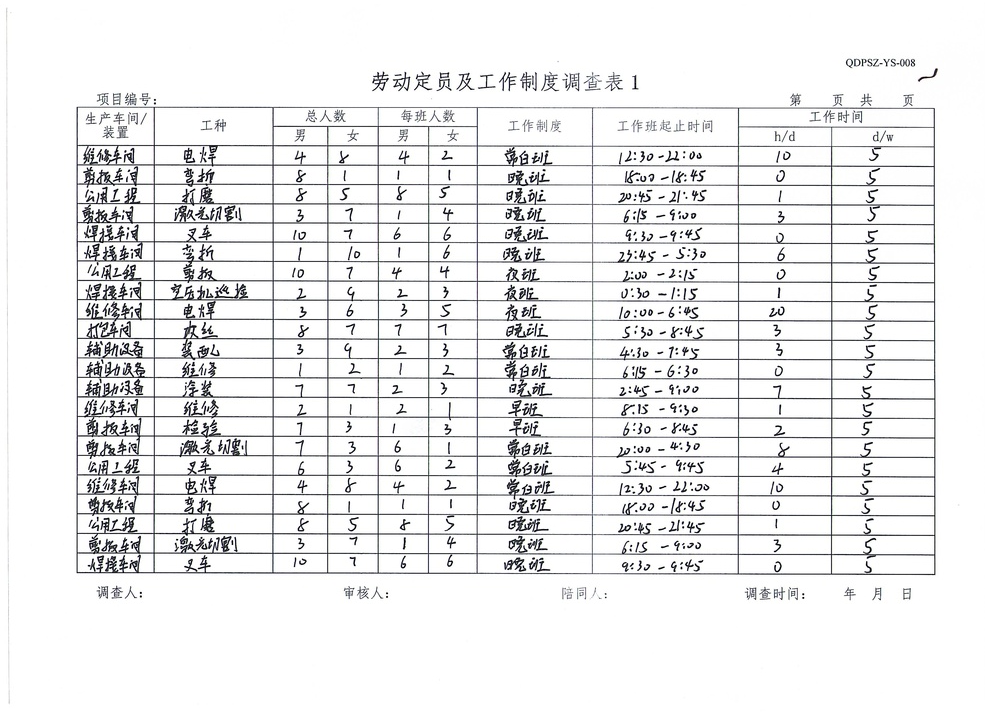
#> input picture Table_detection/img/1.jpg, 985 x 716 px, shrunk from 3507 x 2551 before the run
$ python TiltCorrection.py img/1.jpg
#> lines starting #> are read from the running program, lines starting #| are printed output that depends on the picture; after the words box and inside, x2 and y2 are one past the last pixel; in counts of white or black regions, pixels touching at a corner belong together
import cv2
import numpy as np
import argparse

def deskew_and_fill(image_path):
#> in deskew_and_fill, image is the input picture: shape (716, 985, 3); mean B, G, R 237.6, 237.1, 237
    def deskew_table(image):
        # 转换为灰度图像
        gray = cv2.cvtColor(image, cv2.COLOR_BGR2GRAY)

        # 二值化图像
        _, threshold = cv2.threshold(gray, 0, 255, cv2.THRESH_BINARY_INV + cv2.THRESH_OTSU)
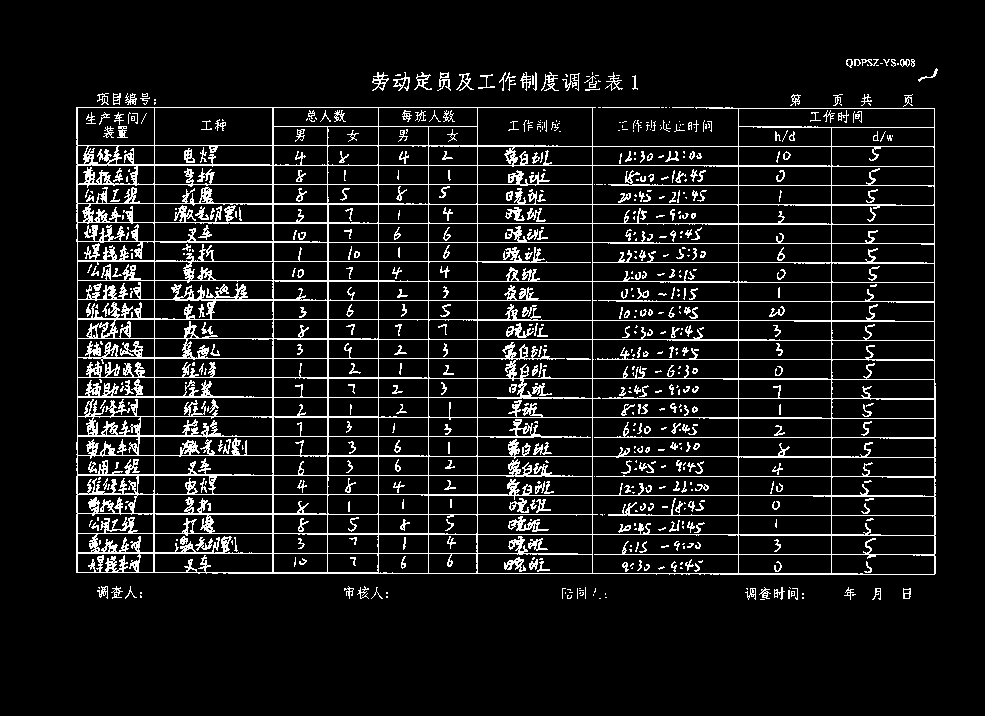
#> threshold: shape (716, 985); 9.4% white in thin lines or dots, all inside (x1, y1, x2, y2) = (76, 59, 938, 600)

        # 检测轮廓
        contours, _ = cv2.findContours(threshold, cv2.RETR_EXTERNAL, cv2.CHAIN_APPROX_SIMPLE)
#> contours = 131 contours, 100 with area under 20; largest, box (x1, y1, x2, y2) and area: (76, 107, 936, 575) 393994, (372, 72, 389, 91) 120, (414, 72, 432, 90) 94, (393, 72, 410, 91) 90, (456, 73, 474, 91) 78

        # 寻找最大轮廓
        max_contour = max(contours, key=cv2.contourArea)
#> max_contour = contour of 180 points, box (x1, y1, x2, y2) (76, 107, 936, 575), area 393994

        # 进行透视变换
        rect = cv2.minAreaRect(max_contour)
#> rect = ((505.5, 340.5), (467, 859), -90)
        box = cv2.boxPoints(rect)
#> box = [[935, 574], [76, 574], [76, 107], [935, 107]]
        box = np.int0(box)

        # 计算旋转角度
        angle = rect[-1]
#> angle = -90

        # 对图像进行旋转矫正
        rows, cols = image.shape[:2]
#> rows = 716; cols = 985
        rotation_matrix = cv2.getRotationMatrix2D((cols / 2, rows / 2), angle, 1)
#> rotation_matrix = [[6.12e-17, -1, 850.5], [1, 6.12e-17, -134.5]]
        rotated_image = cv2.warpAffine(image, rotation_matrix, (cols, rows))
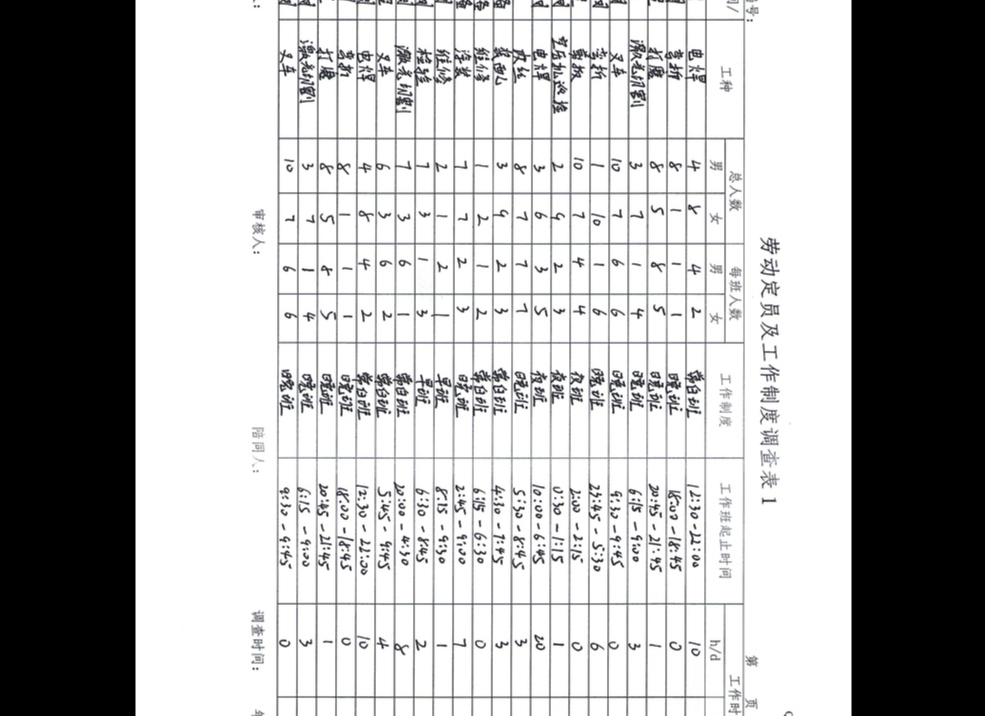
#> rotated_image: shape (716, 985, 3); mean B, G, R 172.1, 171.7, 171.6

        return rotated_image

    # 加载图像
    image = cv2.imread(image_path)

    # 表格倾斜矫正
    corrected_image = deskew_table(image)

    # 填充空白区域
    mask = corrected_image[:, :, 0] == 0  # 提取图像中为黑色的区域
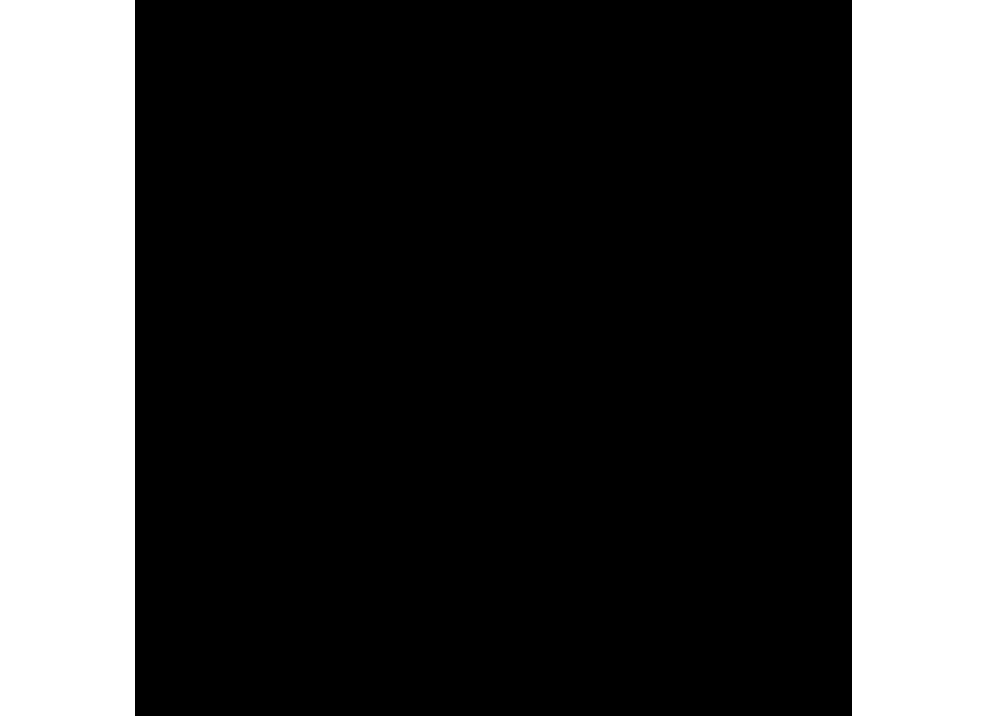
#> mask: shape (716, 985) bool; 27.2% white; 2 white regions, box (x1, y1, x2, y2) and area: (0, 0, 135, 716) 96660, (852, 0, 985, 716) 95228
    corrected_image[mask] = 255  # 将黑色区域像素值设置为白色 (255)
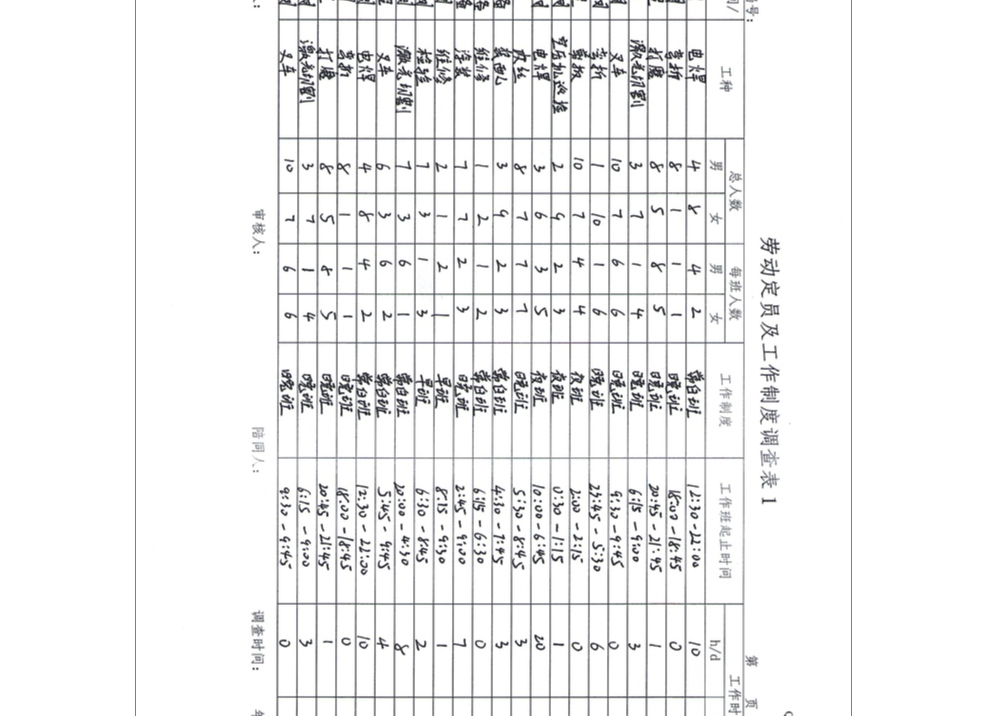
#> corrected_image: shape (716, 985, 3); mean B, G, R 241.4, 241.1, 241

    return corrected_image

def main(image_path):
    # 图像文件路径作为参数传递给函数
    corrected_image = deskew_and_fill(image_path)
    # 保存结果等进一步操作
    cv2.imwrite('TiltCorrectionOutput/CorrectedImage.jpg', corrected_image)
    cv2.imwrite('TiltCorrectionOutput/outputFilled.jpg', corrected_image)

if __name__ == "__main__":
    # 创建命令行参数解析器
    parser = argparse.ArgumentParser(description='Table Image Deskew and Fill')

    # 添加图像文件路径参数
    parser.add_argument('image_path', type=str, help='Path to the input image file')

    # 解析命令行参数
    args = parser.parse_args()

    # 调用主函数，并将图像文件路径作为参数传递
    main(args.image_path)

$ run again, on Table_detection/img/3.jpg
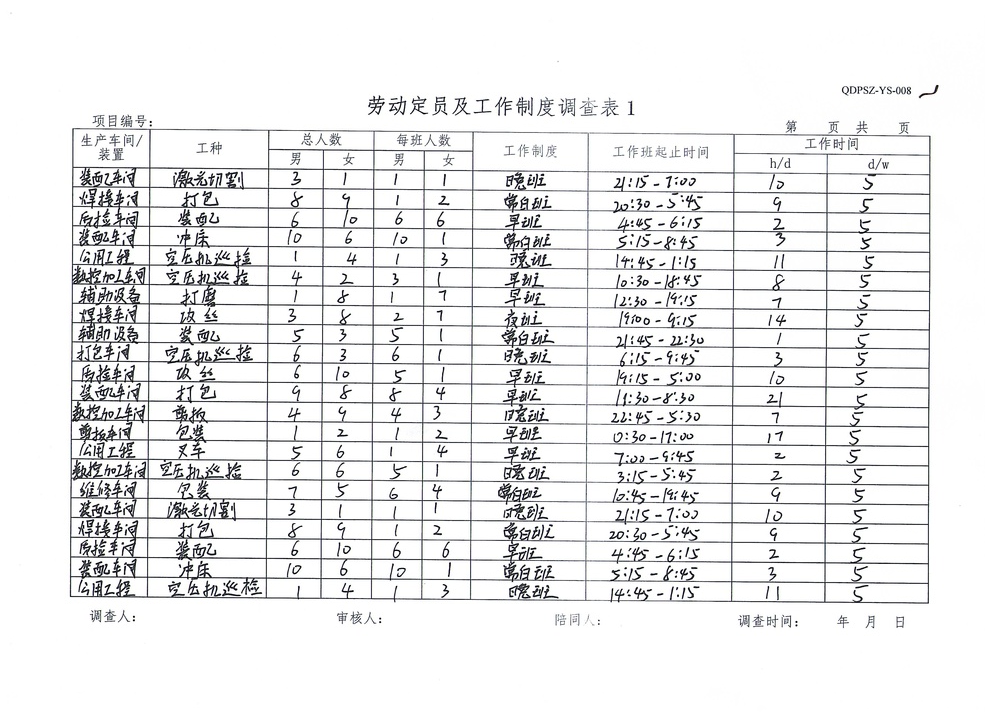
#> input picture Table_detection/img/3.jpg, 985 x 716 px, shrunk from 3507 x 2551 before the run
#> in deskew_and_fill, image is the input picture: shape (716, 985, 3); mean B, G, R 236.8, 236.4, 236.2
#> in deskew_table, `_, threshold = cv2.threshold(gray, 0, 255, cv2.THRESH_BINARY_INV + cv2..`:
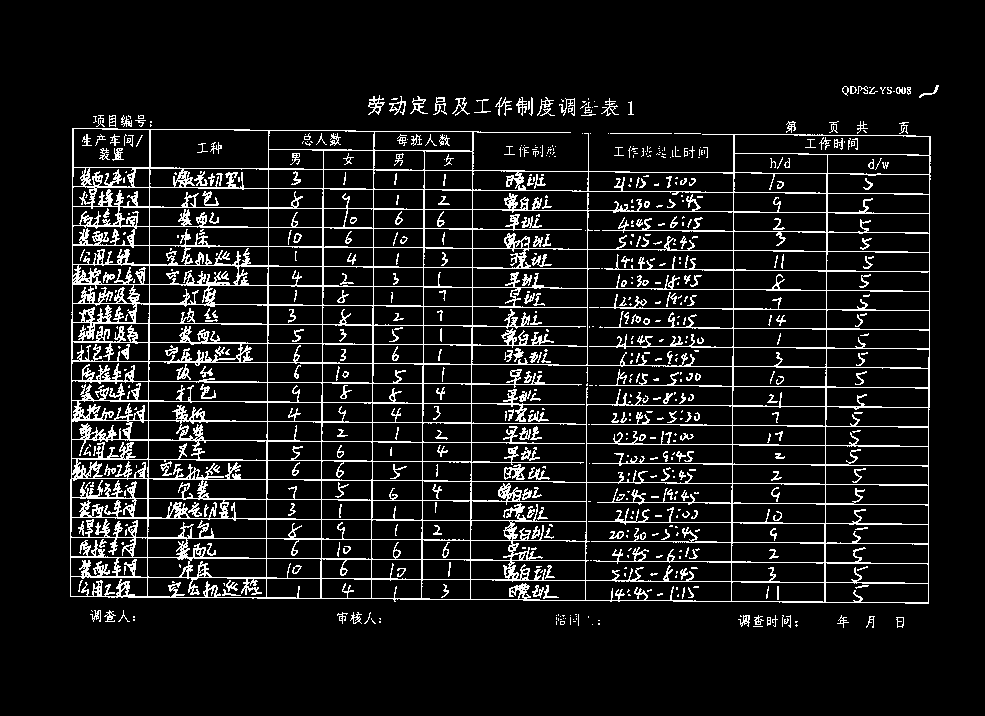
#> threshold: shape (716, 985); 9.8% white in thin lines or dots, all inside (x1, y1, x2, y2) = (70, 85, 939, 628)
#> contours = 167 contours, 139 with area under 20; largest, box (x1, y1, x2, y2) and area: (70, 128, 931, 604) 390946, (368, 95, 385, 115) 126, (410, 96, 428, 114) 92, (389, 96, 406, 115) 90, (452, 97, 470, 116) 75
#> max_contour = contour of 151 points, box (x1, y1, x2, y2) (70, 128, 931, 604), area 390946
#> rect = ((500, 366.4), (470.9, 859.6), -89.57)
#> in deskew_table, `box = cv2.boxPoints(rect)`: box = [[928, 605], [68.44, 598.5], [72, 127.7], [931.6, 134.2]]
#> in deskew_table, `box = np.int0(box)`: box = [[927, 605], [68, 598], [72, 127], [931, 134]]
#> angle = -89.57
#> rotation_matrix = [[0.00758, -1, 846.8], [1, 0.00758, -137.2]]
#> mask: shape (716, 985) bool; 27.2% white; 4 white regions (2 under 20 px), largest, box (x1, y1, x2, y2) and area: (0, 0, 138, 716) 96660, (849, 0, 985, 716) 95234
#> in deskew_and_fill, `corrected_image[mask] = 255`:
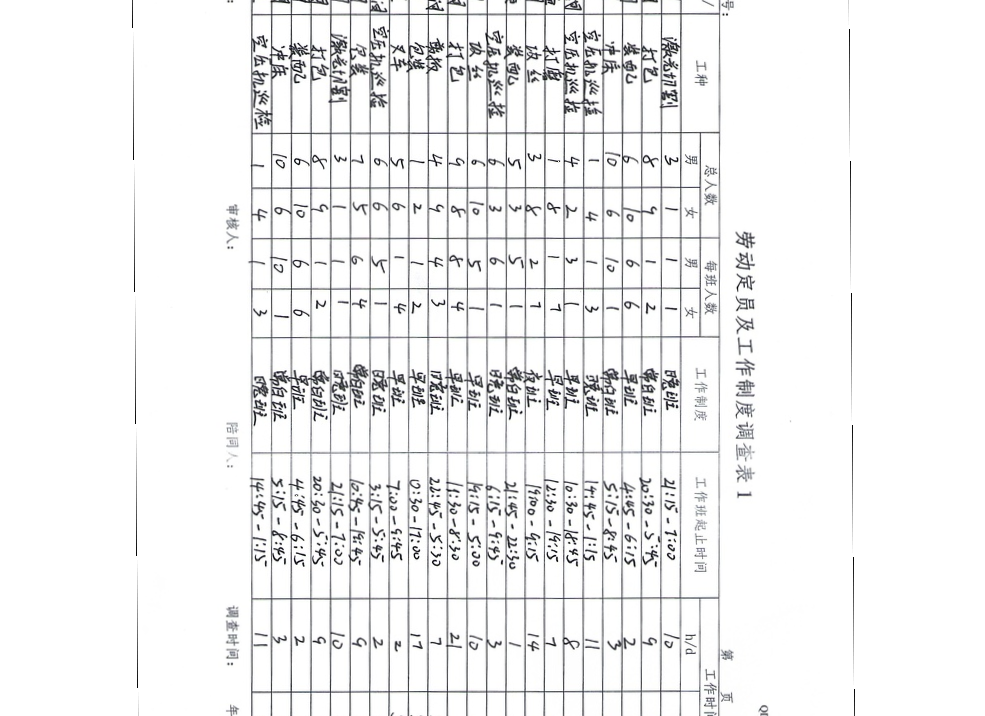
#> corrected_image: shape (716, 985, 3); mean B, G, R 241, 240.6, 240.5
